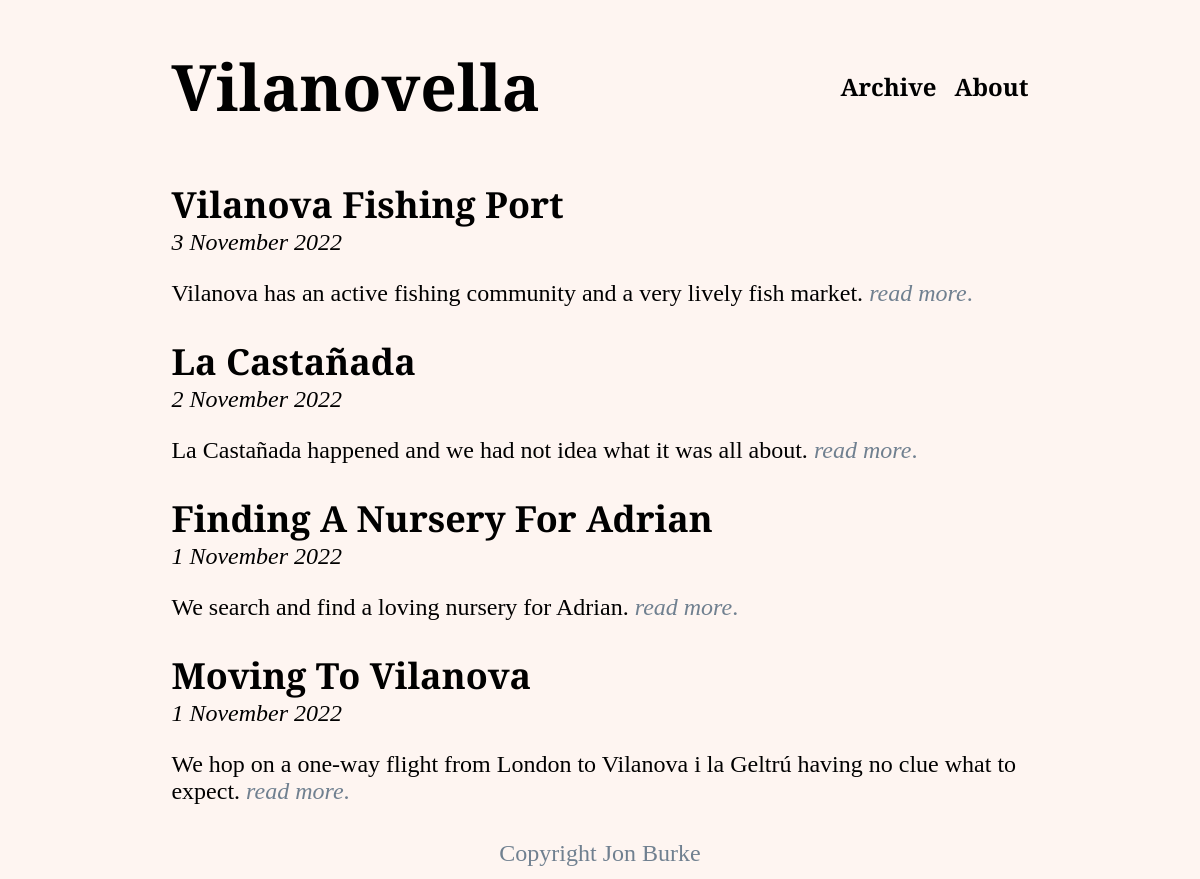
Before: /archive/ with the older database file.
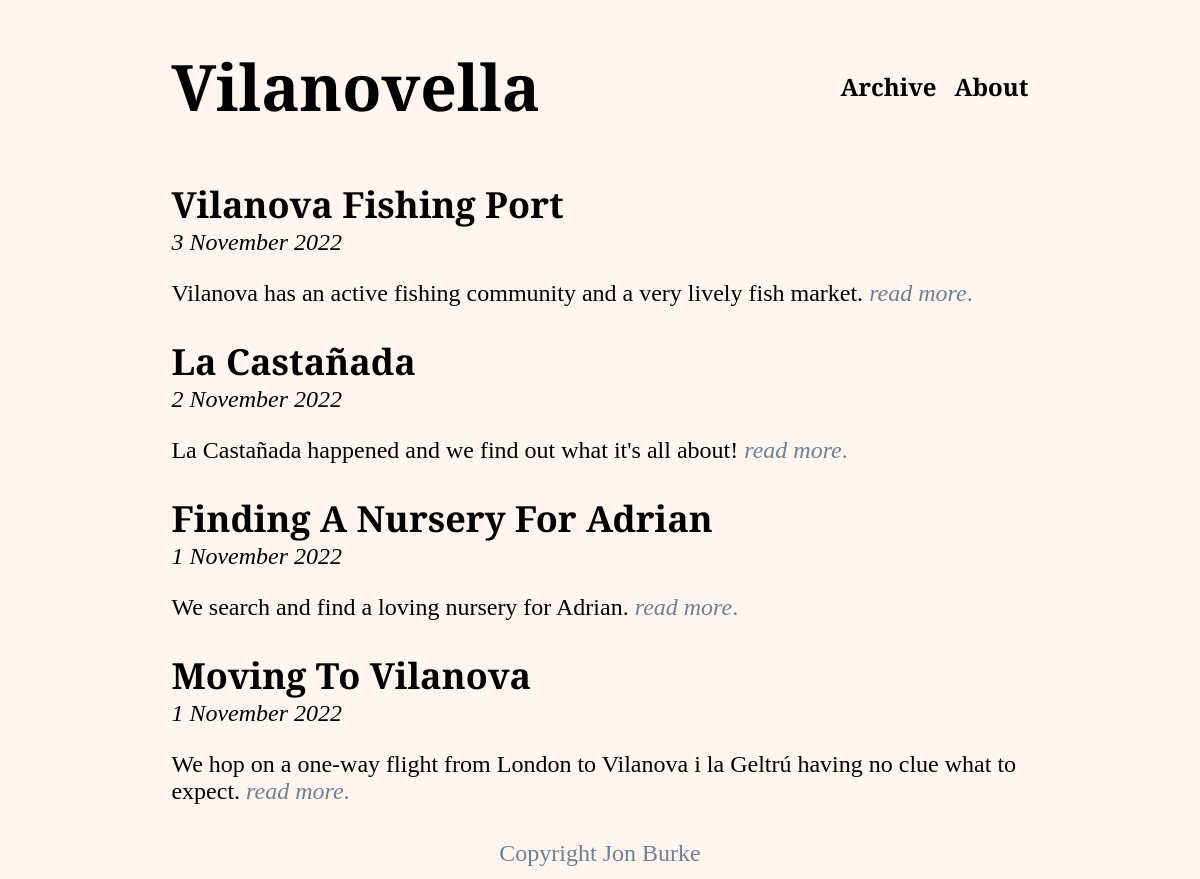
After: the same page with the newer database file.
### archive/models.py (models this page shows, shortened)
class Post(models.Model):
    created = models.DateTimeField(auto_now_add=True)
    last_modified = models.DateTimeField(auto_now = True)
    title = models.CharField(max_length=200)
    author = models.ForeignKey('auth.User', on_delete=models.CASCADE)
    body = RichTextField(blank=True, null=True)
    hero_image = models.URLField(blank=True, null=True)
    preheader = models.TextField()

### archive/views.py (the view)
# urls.py: path('', PostListView.as_view(), name="archive"),
class PostListView(ListView):
    model = Post
    template_name = 'archive.html'
    def get_context_data(self, **kwargs):
        context = super().get_context_data(**kwargs)
        context['newest_post_first'] = Post.objects.all().order_by('-created')
        return context

### templates/archive.html
{% extends 'base.html' %}
{% block content %}
    {% for post in newest_post_first %}
        <div class="post-entry">
            <h2 class="post-title">
                <a href="{% url 'post_detail' post.id %}">{{ post.title }}</a>
            </h2>
            <p class="post-datetime">
                <i>{{post.created | date:"j F Y"}}</i>
            </p>
            <p>
                {{ post.preheader }} <a href="{% url 'post_detail' post.id %}"><i>read more</i>.</a>
            </p>
        </div>
    {% endfor %}
{% endblock content %}

Changed rows visible on the page:
changed Post "La Castañada": preheader "La Castañada happened and we had not idea what it was all about." → "La Castañada happened and we find out what it's all about!"
